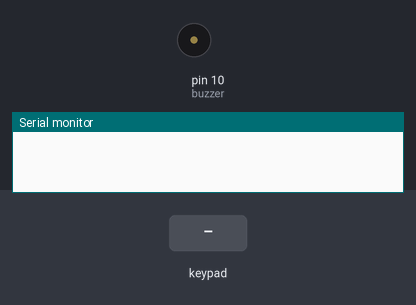
A sketch run on a simulated Arduino Uno, built with avr-gcc and run on an emulated ATmega328P. On the bench: buzzer (waves = sounding), the last lines printed to the serial monitor. The inputs (shaded band) are chosen by the test bench.

Above: at 1.2 s.
1.3 s: keypad keys 5 4 3 2 pressed 0.4 s apart
At 1.7 s:
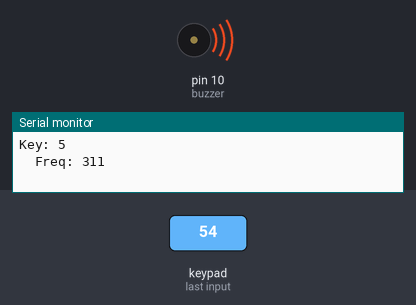
4.8 s: key 'A' pressed
At 5.7 s:
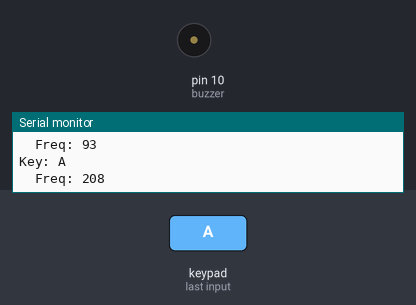
6.3 s: key 'B' pressed
At 6.7 s:
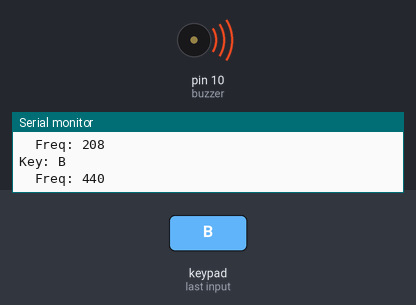
7.8 s: keypad keys 5 4 3 2 # pressed 0.4 s apart
At 11.1 s:
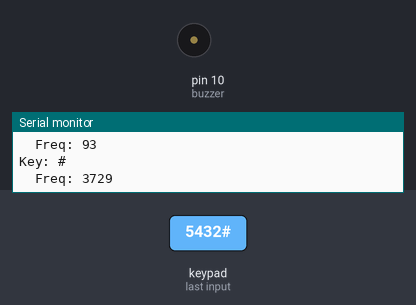
11.3 s: key 'C' pressed
At 11.7 s:
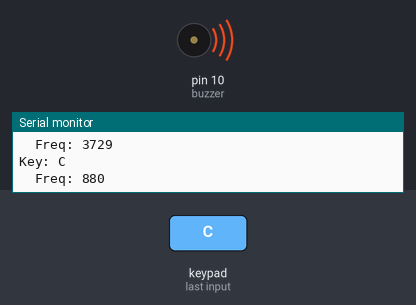
12.8 s: keypad keys 5 4 3 2 * pressed 0.4 s apart
At 16.2 s:
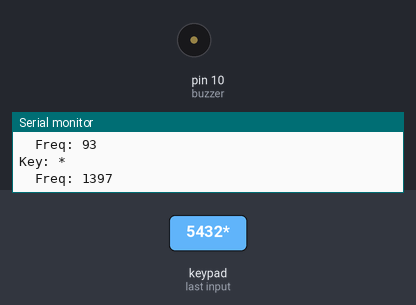
Timing chart, 0 to 17.3 s (numbered marks = the images above; inputs shaded):
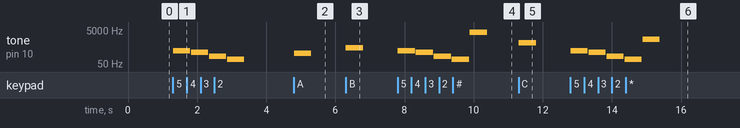

Measured:
- after the input at 1.3 s, tone on pin 10 (buzzer): plays 311 Hz for 0.50 s, 247 Hz for 0.50 s, 147 Hz for 0.50 s, 93 Hz for 0.50 s, starting at once
- after the input at 4.8 s, tone on pin 10 (buzzer): silent → 208 Hz at once, → silent 0.50 s later
- after the input at 6.3 s, tone on pin 10 (buzzer): silent → 440 Hz at once, → silent 0.50 s later
- after the input at 7.8 s, tone on pin 10 (buzzer): plays 311 Hz for 0.50 s, 247 Hz for 0.50 s, 147 Hz for 0.50 s, 93 Hz for 0.50 s, 3729 Hz for 0.50 s, starting at once
- after the input at 11.3 s, tone on pin 10 (buzzer): silent → 880 Hz at once, → silent 0.50 s later
- after the input at 12.8 s, tone on pin 10 (buzzer): plays 311 Hz for 0.50 s, 247 Hz for 0.50 s, 147 Hz for 0.50 s, 93 Hz for 0.50 s, 1397 Hz for 0.50 s, starting at once

The sketch:

Day12_Can_you_hear_us.ino
```cpp
/* This examples demonstrates how you can assign frequency tones to your Keypad.
Wires connects Keypad to HERO Digital PWM pins:(top -> bottom: c4-pin9, c3-pin8, c2-pin7, c1-pin6, r1-pin5, r2-pin4, r3-pin3, r4-pin2).
Buzzer located BBf123. Wire connects 5v to BB(+)bus. Another wire connects BB(+)bus to 3j. And another wire connects 1j to pin10.

Arrays need to use const, a variable qualifier that modifies the behavior of the variable, making a variable "read-only". This means that the variable can be used just as any other variable of its type, but its value cannot be changed.

A byte is a data type that stores an 8-bit unsigned number, from 0 to 255. Syntax: byte var = val.

A char is a data type used to store a character value. Character literals = 'A'; Multiple characters = "ABC". It's possible to do arithmetic on characters.

*/

#include <Key.h>
#include <Keypad.h>

const byte ROWS =4;
const byte COLS = 4;

byte rowPins[ROWS] = {5, 4, 3, 2}; // (top left -> bottom left; index: 0, 1, 2, 3)
byte colPins[COLS] = {6, 7, 8, 9}; // (top left -> top right; index: 0, 1, 2, 3)

char buttons[ROWS][COLS] = {
  {'1', '2', '3', 'A'}, // 1st row
  {'4', '5', '6', 'B'}, // 2nd row
  {'7', '8', '9', 'C'}, // 3rd row
  {'*', '0', '#', 'D'}  // 4th row
};

Keypad mySmolBoiPad = Keypad(makeKeymap(buttons), rowPins, colPins, ROWS, COLS);

int tones [ROWS][COLS] = { // a frequency tone (Hertz) for each button (low # = low frequency)
  {31, 93, 147, 208},
  {247, 311, 370, 440},
  {523, 587, 698, 880},
  {1397, 2637, 3729, 4978}
};

int buzzer = 10; // pin 10 drives the buzzer

//*********************************************************************************************

void setup() {
  Serial.begin(9600); // Begin monitoring via the serial monitor
}

//*********************************************************************************************

void loop() {

  int toneFreq = 0;
  char result = mySmolBoiPad.getKey();

  if (result != 0) {   // if a button is pressed.
    for (byte j=0; j<ROWS; j++) {
      for (byte i=0; i<COLS; i++) {
        if (result == buttons[j][i]) {    // found it, get the corresponding tone
          toneFreq=tones[j][i];
        }
        } // end i loop
      } // end j loop

    Serial.print("Key: ");  // send the result to serial...
    Serial.println(result);
    Serial.print("  Freq: ");
    Serial.println(toneFreq);

    tone(buzzer, toneFreq, 500); //... and play the tone for a half second
    delay(500);
    noTone(buzzer); // end it nicely

  }
}
```
